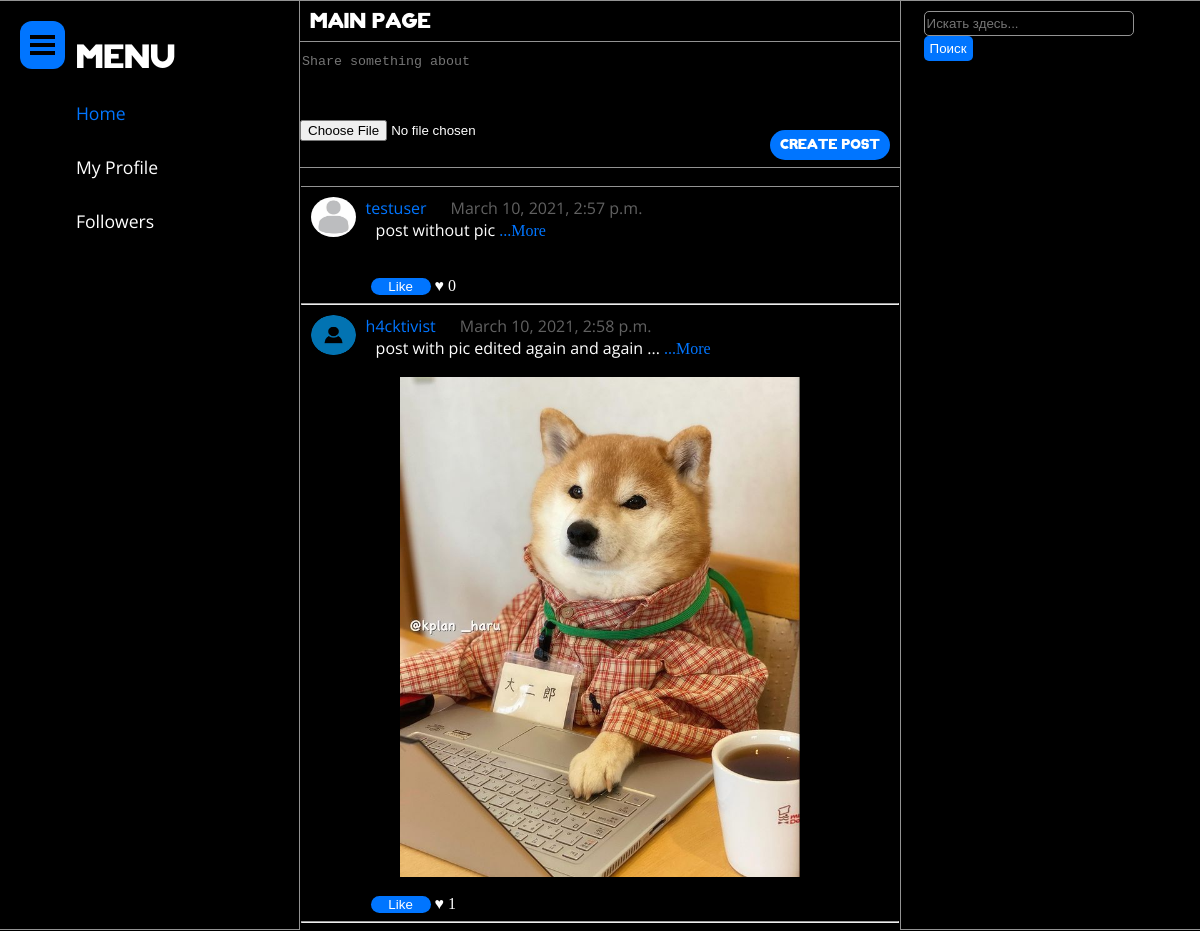
/, run on an earlier commit of the app's database.
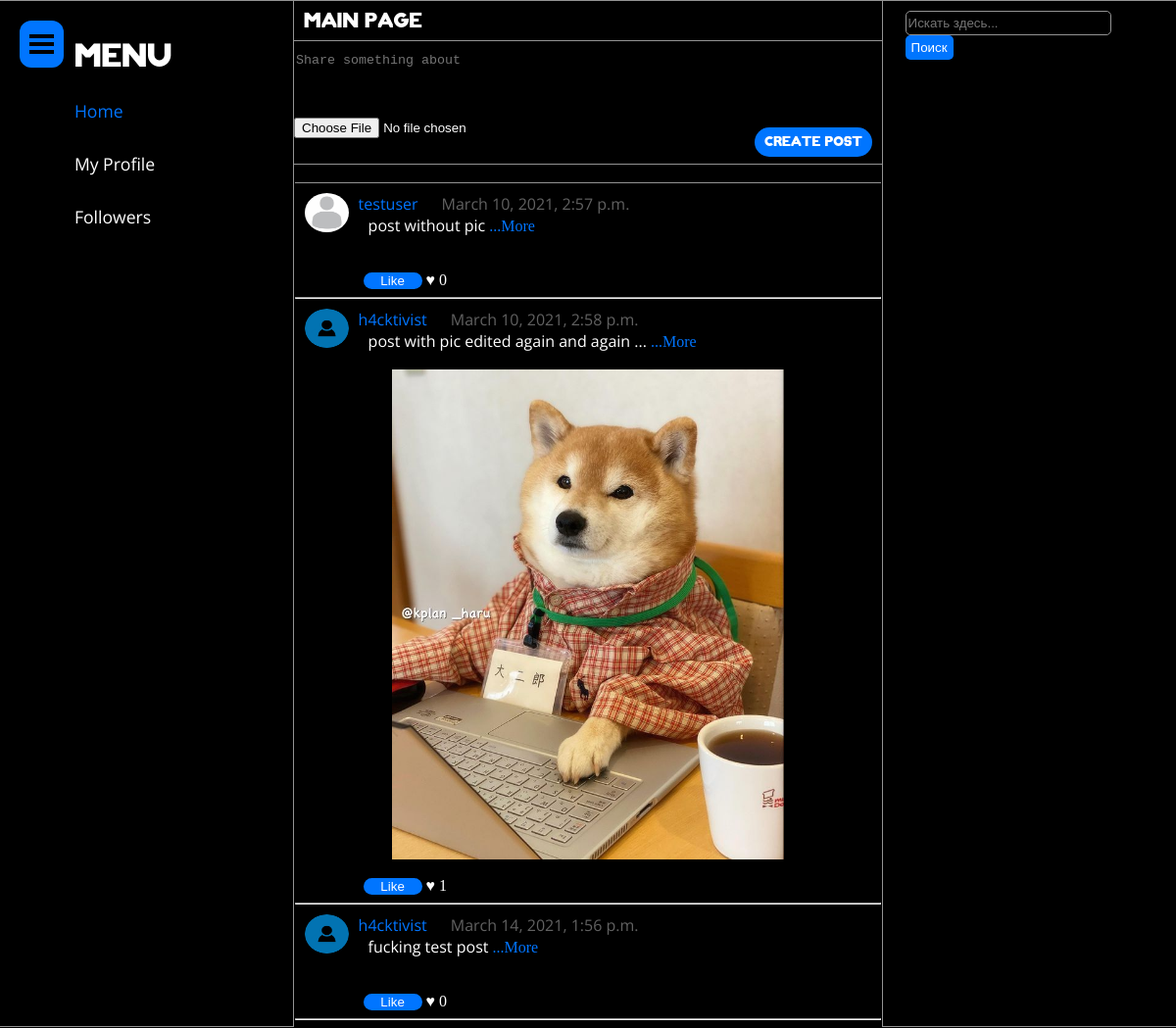
And on a later commit of the database.
### main/models.py (models this page shows, shortened)
class Post(models.Model):
    user = models.ForeignKey(User, on_delete=models.CASCADE)
    text = models.TextField('Post text')
    image = models.ImageField('Image', upload_to='post_pics', blank=True)
    date = models.DateTimeField('Date')
    liked = models.ManyToManyField(User, default=None, blank=True, related_name='liked_by_user')
    @property
    def was_published_recently(self):
        return self.date >= (timezone.now() - datetime.timedelta(days=7))
    @property
    def likes(self):
        return self.liked.all().count()

### users/models.py (models this page shows, shortened)
class Profile(models.Model):
    user = models.OneToOneField(User, on_delete=models.CASCADE)
    image = models.ImageField(default='profile_pics/default.jpg', upload_to='profile_pics')
    bio = models.TextField(default='Apparently, this user prefers to keep an air of mystery about them.')
    following = models.ManyToManyField(User, related_name='following', blank=True)

### main/views.py (the view, shortened to what this page needs)
# urls.py: path('', views.index, name='index'),
def index(request):
    posts = Post.objects.all()
    form = PostCreationForm()
    context = {'posts': posts, 'form': form}
    return render(request, 'index.html', context)

### main/forms.py
class PostCreationForm(forms.ModelForm):
    class Meta:
        model = Post
        fields = ['text', 'image']
    def __init__(self, *args, **kwargs):
        super().__init__(*args, **kwargs)
        attrs = {
            'id': 'txtarea',
            'onKeyUp': "AutoSize();",
            'style': 'height: 60px; max-height: 140px; width: 99%;',
            'maxlength': '800',
            'placeholder': 'Share something about'
        }
        self.fields['text'].widget.attrs.update(attrs)

### templates/index.html (shortened to what this page needs)
{% load static %}
<!DOCTYPE html>
<html lang="en">
<head>
    <link rel="stylesheet" type="text/css" href="{% static 'index.css' %}">
</head>
<body>
    <div id="poloska">
    <span>Main page</span>
</div>
    {% if form %}
        <div class="post_create_form">
        <form enctype="multipart/form-data" method="post">
            <div id="form_block" style="height: 125px; max-height: 205px;">
            <label>
                {{ form.text }}<br>
                {{ form.image }}
                <button type="submit" class="crp_button">Create post</button>
            </label>
            </div>
        </form>
        </div>
    {% endif %}
    <br>
    <div id="user_menu">
    <div id="menu_btn" onclick="openMenu()">
            <span></span>
            <span></span>
            <span></span>
        </div>
        <ul>
            <li>Menu</li>
            <li><a href="{% url 'index' %}" style="color: #0075FF;">Home</a></li>
            <li><a href="{% url 'profile' %}">My Profile</a></li>
            <li><a href="{% url 'followers' %}">Followers</a></li>
        </ul>
    </div>
    <div id="user_trends">
        <form action="{% url 'seacrh' %}" method="POST" id="form_search">
        <div id="form_search_block">
             <input id="input_search" name="input_search" placeholder="Искать здесь..." type="search">
            <button id="button_search" type="submit">Поиск</button>
        </div>
        </form>
    </div>
    <div id="post_block">
    {% for p in posts %}
        <div class="post_info">
                <img class="post_user_avatar" src="{{ p.user.profile.image.url }}">
                <a href="{% url 'otherprofile' p.user.username %}" id="post_username">{{ p.user }}</a>
        <span id="post_date">{{ p.date }}</span>
        <br>
        <span id="post_text">{{ p.text }}</span>
        <a href="{% url 'detail' p.id %}" id="more">...More</a>
        <br>
        </div>
        <br>
        {% if p.image %}
        <div class="post_img_container">
            <img id="post_image" src="{{ p.image.url }}">
        </div>
        {% endif %}
        <br>
        <form method="post" action="{% url 'like_post' %}" class="like-form" id="{{ p.id }}">
            <button type="submit" class="like-btn{{ p.id }}" id="like_btn">
                {% if user not in p.liked.all %}
                    Like
                {% else %}
                    Unlike
                {% endif %}
            </button>
             <span id="like_color">♥</span>
            <span class="like-count{{ p.id }}">{{ p.likes }}</span>
        </form>
        <hr>
    {% endfor %}
    </div>
</body>
</html>

What changed in the data, as far as the page shows it:
added Post: user.profile.image (picture), user "h4cktivist", date "March 14, 2021, 1:56 p.m.", text "fucking test post", shows "Like", likes "0"
